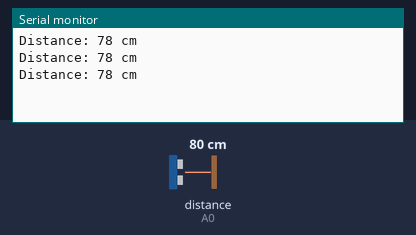
A sketch run on a simulated Arduino Uno, built with avr-gcc and run on an emulated ATmega328P. On the bench: the last lines printed to the serial monitor. Wiring (inferred from the names in the program): ultrasonic range finder: trigger pin 9; echo A0. The test bench sets the inputs (shaded band); at power-on: distance to the obstacle (sensor on A0) 80 cm. The echo pulse lasts 58.3 µs per cm.

Above: at 1.3 s.
1.4 s: distance to the obstacle (sensor on A0) set to 2 cm
At 1.9 s:
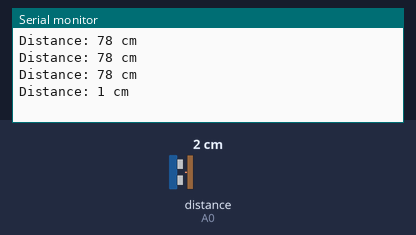
2.9 s: distance to the obstacle (sensor on A0) set to 4 cm
At 3.4 s:
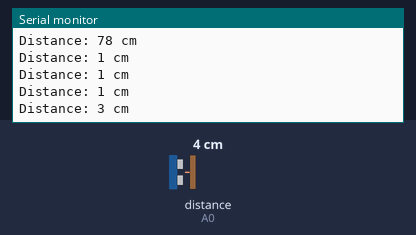
Timing chart, 0 to 5.9 s (numbered marks = the images above; inputs shaded):
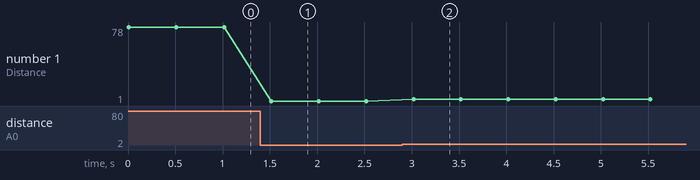

Measured:
- after the input at 1.4 s, the serial monitor: prints a new line after 0.12 s (image 1)
- after the input at 2.9 s, the serial monitor: prints a new line after 0.12 s (image 2)
- plotted number 1: 78 → 1 after the input at 1.4 s, 1 → 3 after the input at 2.9 s

The sketch:

Ultrasonic_Sensor.ino
```cpp
/*

* Ultrasonic Sensor HC-SR04

* An ultrasonic sensor measures distance by sending out sound waves and measuring how long they take to bounce back from an object. It’s like how bats navigate!

    It uses two pins:

        Trig (Trigger) – Sends the sound pulse

        Echo – Receives the reflected pulse

* The time between sending and receiving is used to calculate the distance to an object.

*/

// Define pins
const int trigPin = 9;
const int echoPin = A0;

long duration;
int distance;

void setup() {
  pinMode(trigPin, OUTPUT);   // Trig pin as output
  pinMode(echoPin, INPUT);    // Echo pin as input
  Serial.begin(9600);         // Start serial monitor
}

void loop() {
  // Clear the trigPin
  digitalWrite(trigPin, LOW);
  delayMicroseconds(2);

  // Send 10 microsecond pulse
  digitalWrite(trigPin, HIGH);
  delayMicroseconds(10);
  digitalWrite(trigPin, LOW);

  // Read echoPin: time in microseconds
  duration = pulseIn(echoPin, HIGH);

  // Calculate distance in cm
  distance = duration * 0.034 / 2;

  // Print distance
  Serial.print("Distance: ");
  Serial.print(distance);
  Serial.println(" cm");

  delay(500); // Wait half a second
}
```
